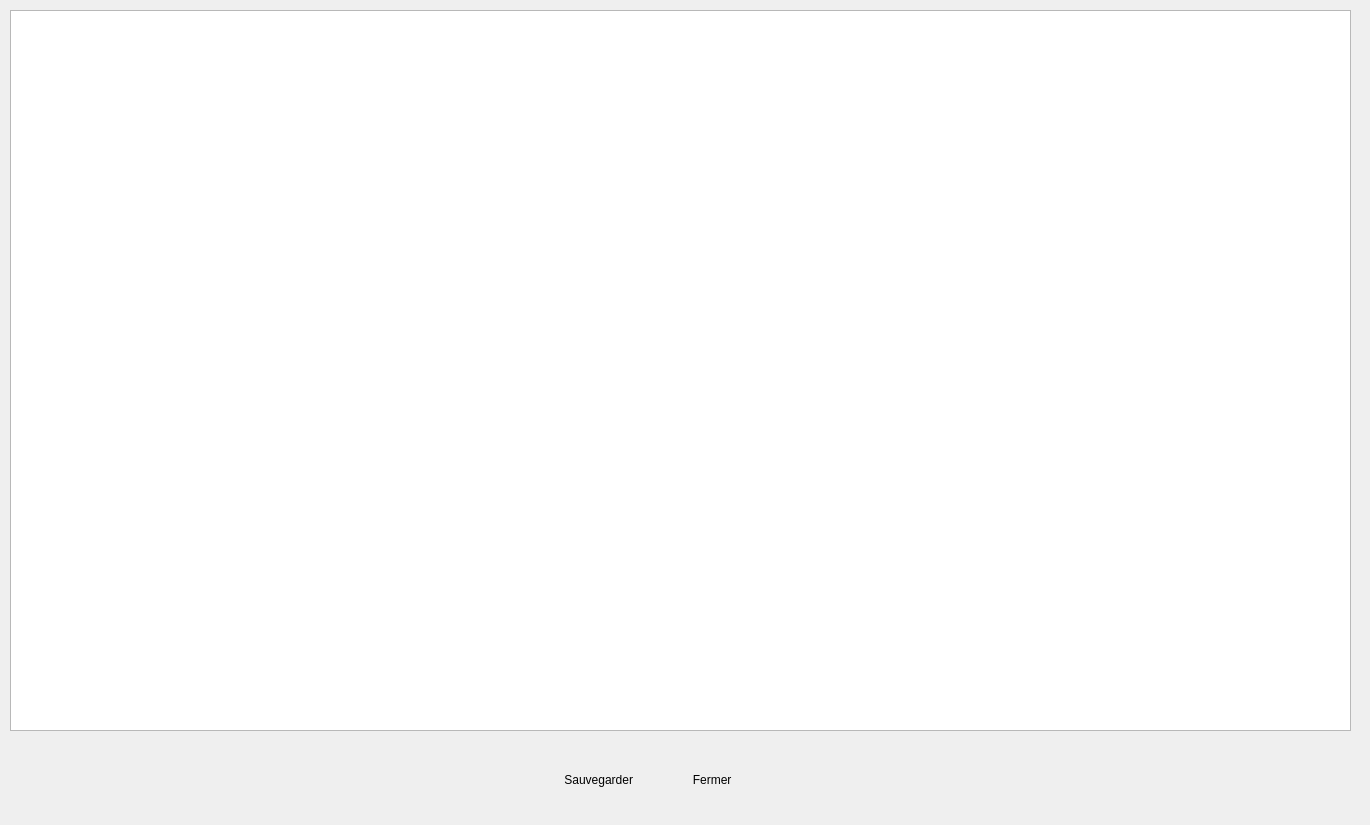
<?xml version="1.0" encoding="UTF-8"?>
<ui version="4.0">
 <class>ServiceBook</class>
 <widget class="QDialog" name="ServiceBook">
  <property name="geometry">
   <rect>
    <x>0</x>
    <y>0</y>
    <width>1370</width>
    <height>825</height>
   </rect>
  </property>
  <property name="minimumSize">
   <size>
    <width>1370</width>
    <height>825</height>
   </size>
  </property>
  <property name="maximumSize">
   <size>
    <width>1370</width>
    <height>825</height>
   </size>
  </property>
  <property name="windowTitle">
   <string>Carnet d'entretien</string>
  </property>
  <widget class="QWidget" name="horizontalLayoutWidget">
   <property name="geometry">
    <rect>
     <x>10</x>
     <y>10</y>
     <width>1341</width>
     <height>721</height>
    </rect>
   </property>
   <layout class="QHBoxLayout" name="horizontalLayout">
    <property name="sizeConstraint">
     <enum>QLayout::SetNoConstraint</enum>
    </property>
    <item>
     <widget class="QPlainTextEdit" name="plainTextEdit"/>
    </item>
   </layout>
  </widget>
  <widget class="QWidget" name="horizontalLayoutWidget_2">
   <property name="geometry">
    <rect>
     <x>543</x>
     <y>740</y>
     <width>221</width>
     <height>80</height>
    </rect>
   </property>
   <layout class="QHBoxLayout" name="horizontalLayout_2">
    <item>
     <widget class="QPushButton" name="pbAdd">
      <property name="text">
       <string> Sauvegarder</string>
      </property>
      <property name="icon">
       <iconset resource="../ressources/ressources.qrc">
        <normaloff>:/bike/save2.png</normaloff>:/bike/save2.png</iconset>
      </property>
      <property name="iconSize">
       <size>
        <width>24</width>
        <height>24</height>
       </size>
      </property>
      <property name="flat">
       <bool>true</bool>
      </property>
     </widget>
    </item>
    <item>
     <widget class="QPushButton" name="pbQuit">
      <property name="text">
       <string> Fermer</string>
      </property>
      <property name="icon">
       <iconset resource="../ressources/ressources.qrc">
        <normaloff>:/bike/cancel.png</normaloff>:/bike/cancel.png</iconset>
      </property>
      <property name="iconSize">
       <size>
        <width>24</width>
        <height>24</height>
       </size>
      </property>
      <property name="flat">
       <bool>true</bool>
      </property>
     </widget>
    </item>
   </layout>
  </widget>
 </widget>
 <resources>
  <include location="../ressources/ressources.qrc"/>
 </resources>
 <connections/>
</ui>
